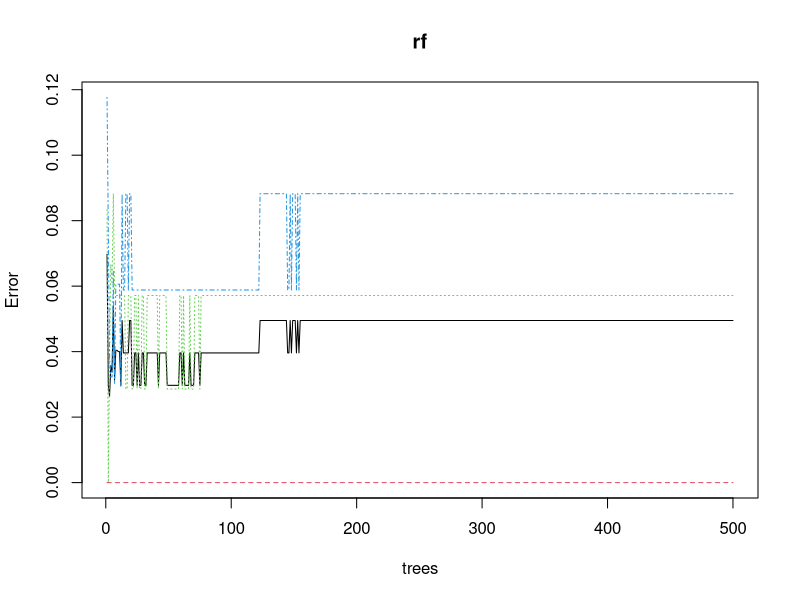
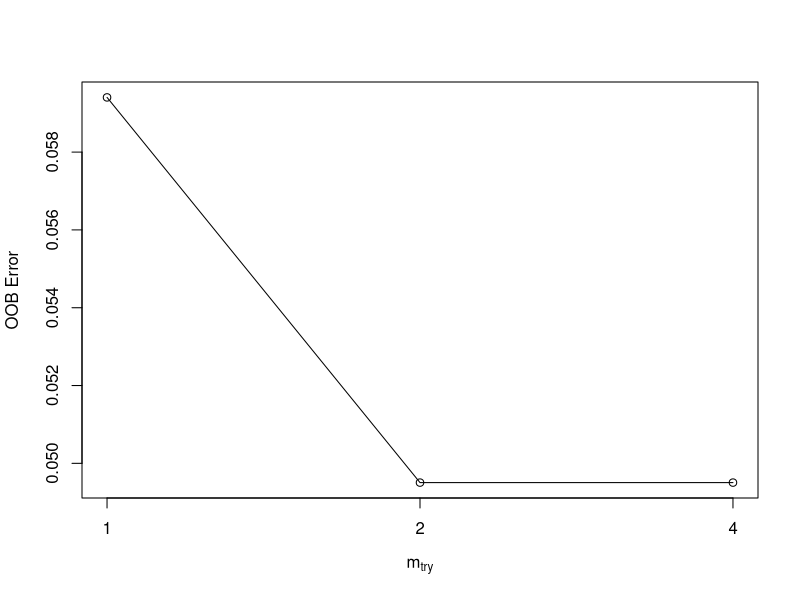
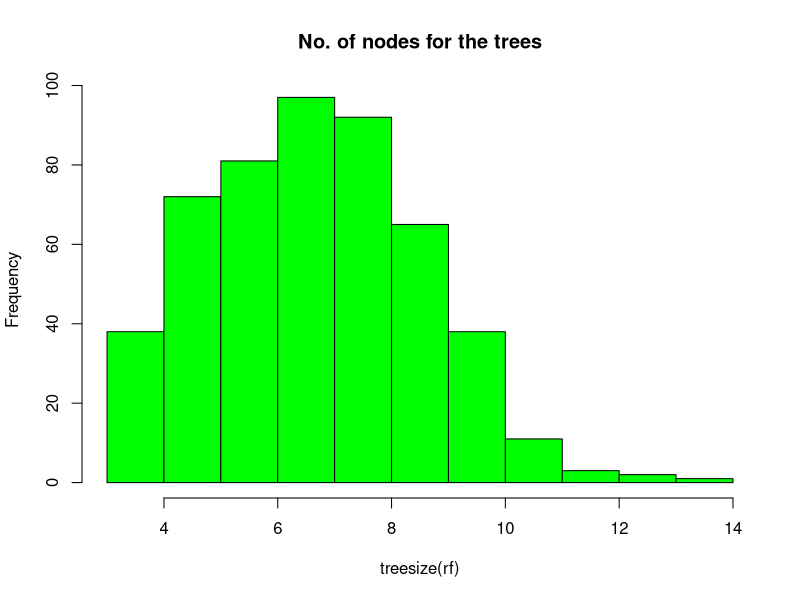
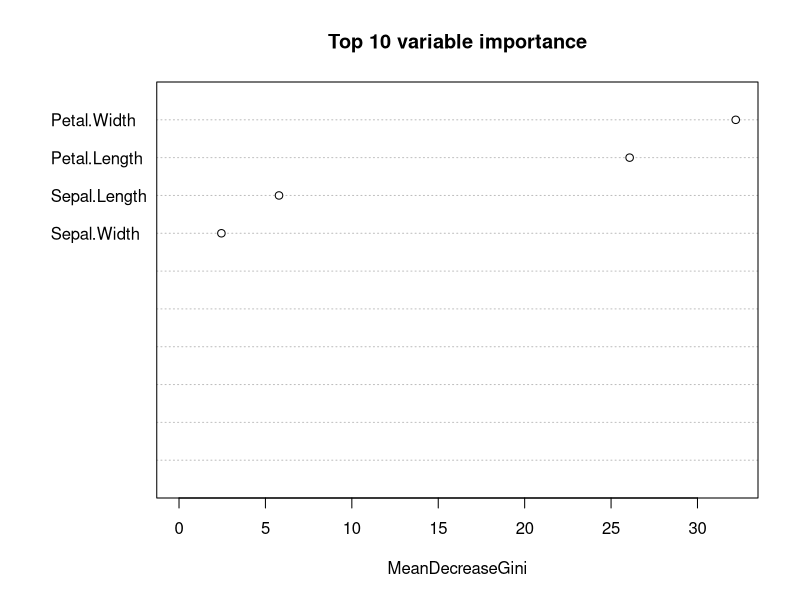
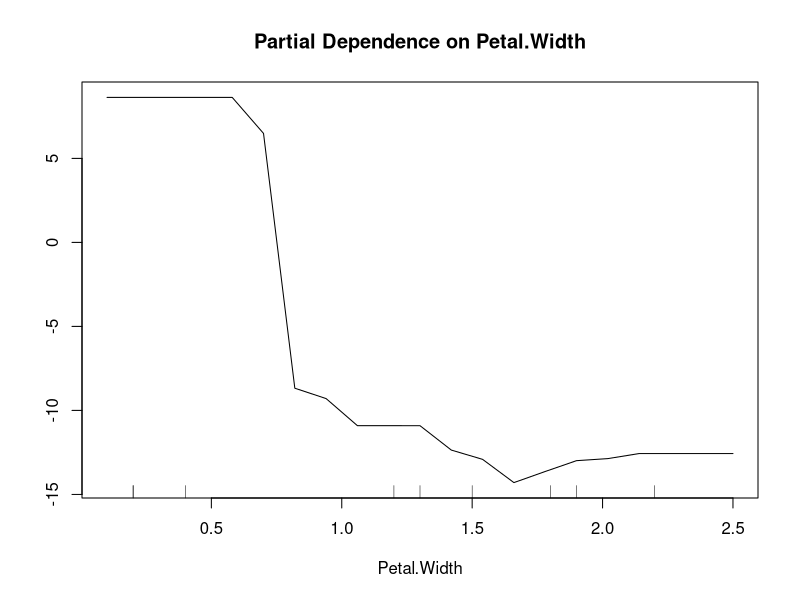
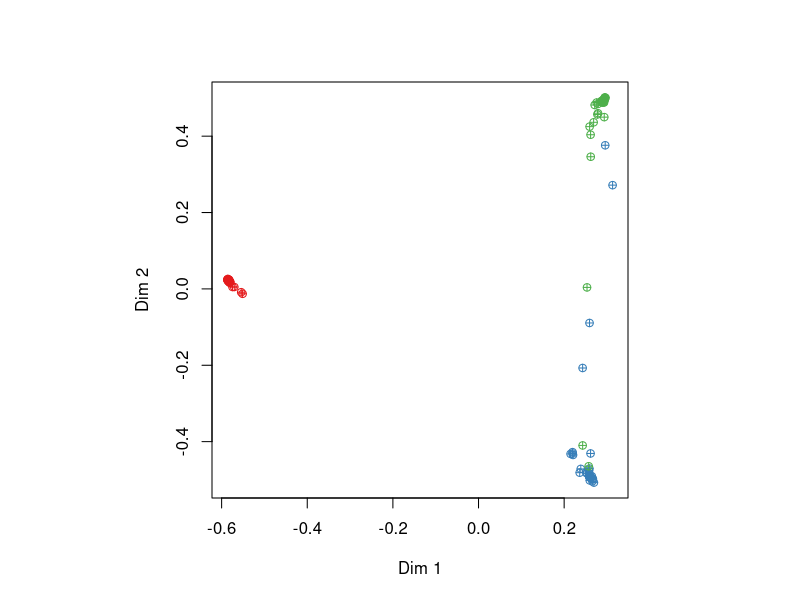

Here is the R script that generated these plots, in order:
## ---- chunk 1
knitr::opts_chunk$set(echo = TRUE)
## ---- chunk 2
library(randomForest)
library(datasets)
library(caret)
## ---- chunk 3
data <- iris
str(data) # Checking for the structure of the data
## ---- chunk 4
data$Species <- as.factor(data$Species)
table(data$Species)
## ---- chunk 5
set.seed(222)
ind <- sample(2, nrow(data), replace = TRUE, prob = c(0.7, 0.3))
train <- data[ind == 1,]
test <- data[ind == 2,]
## ---- chunk 6
rf <- randomForest(Species ~., data = train, proximity = TRUE)
print(rf)
## ---- chunk 7
predict_train <- predict(rf, train)
confusionMatrix(predict_train, train$Species)
## ---- chunk 8
predict_test <- predict(rf, test)
confusionMatrix(predict_test, test$Species)
## ---- chunk 9
plot(rf)
## ---- chunk 10
t <- tuneRF(train[, -5], train[, 5],
            stepFactor = 0.5,
            plot = TRUE,
            ntreeTry = 150,
            trace = TRUE,
            improve = 0.05)
## ---- chunk 11
hist(treesize(rf),
     main = 'No. of nodes for the trees',
     col = 'green')

varImpPlot(rf, 
           sort = TRUE,
           n.var = 10,
           main = 'Top 10 variable importance')

importance(rf)
## ---- chunk 12
partialPlot(rf, train, Petal.Width, 'setosa')
## ---- chunk 13
MDSplot(rf, train$Species, pch = 10)
